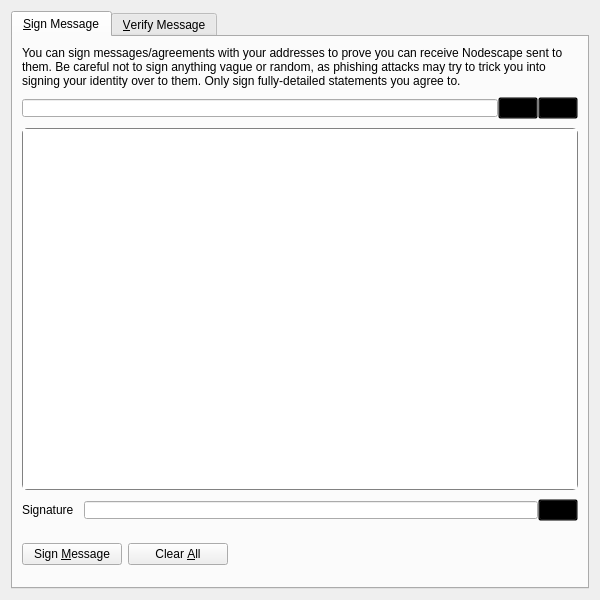
<?xml version="1.0" encoding="UTF-8"?>
<ui version="4.0">
 <class>SignVerifyMessageDialog</class>
 <widget class="QDialog" name="SignVerifyMessageDialog">
  <property name="geometry">
   <rect>
    <x>0</x>
    <y>0</y>
    <width>600</width>
    <height>600</height>
   </rect>
  </property>
  <property name="windowTitle">
   <string>Signatures - Sign / Verify a Message</string>
  </property>
  <property name="styleSheet">
   <string notr="true"/>
  </property>
  <property name="modal">
   <bool>true</bool>
  </property>
  <layout class="QVBoxLayout" name="verticalLayout">
   <item>
    <widget class="QTabWidget" name="tabWidget">
     <property name="styleSheet">
      <string notr="true"/>
     </property>
     <property name="currentIndex">
      <number>0</number>
     </property>
     <widget class="QWidget" name="tabSignMessage">
      <attribute name="title">
       <string>&amp;Sign Message</string>
      </attribute>
      <layout class="QVBoxLayout" name="verticalLayout_SM">
       <item>
        <widget class="QLabel" name="infoLabel_SM">
         <property name="text">
          <string>You can sign messages/agreements with your addresses to prove you can receive Nodescape sent to them. Be careful not to sign anything vague or random, as phishing attacks may try to trick you into signing your identity over to them. Only sign fully-detailed statements you agree to.</string>
         </property>
         <property name="textFormat">
          <enum>Qt::PlainText</enum>
         </property>
         <property name="wordWrap">
          <bool>true</bool>
         </property>
        </widget>
       </item>
       <item>
        <layout class="QHBoxLayout" name="horizontalLayout_1_SM">
         <property name="spacing">
          <number>0</number>
         </property>
         <item>
          <widget class="QValidatedLineEdit" name="addressIn_SM">
           <property name="toolTip">
            <string>The Nodescape address to sign the message with</string>
           </property>
           <property name="styleSheet">
            <string notr="true">margin-top:5px; margin-bottom:5px;</string>
           </property>
          </widget>
         </item>
         <item>
          <widget class="QPushButton" name="addressBookButton_SM">
           <property name="toolTip">
            <string>Choose previously used address</string>
           </property>
           <property name="styleSheet">
            <string notr="true">background: transparent;</string>
           </property>
           <property name="text">
            <string/>
           </property>
           <property name="shortcut">
            <string>Alt+A</string>
           </property>
           <property name="autoDefault">
            <bool>false</bool>
           </property>
          </widget>
         </item>
         <item>
          <widget class="QPushButton" name="pasteButton_SM">
           <property name="toolTip">
            <string>Paste address from clipboard</string>
           </property>
           <property name="styleSheet">
            <string notr="true">background: transparent;</string>
           </property>
           <property name="text">
            <string/>
           </property>
           <property name="shortcut">
            <string>Alt+P</string>
           </property>
           <property name="autoDefault">
            <bool>false</bool>
           </property>
          </widget>
         </item>
        </layout>
       </item>
       <item>
        <widget class="QPlainTextEdit" name="messageIn_SM">
         <property name="focusPolicy">
          <enum>Qt::NoFocus</enum>
         </property>
         <property name="toolTip">
          <string>Enter the message you want to sign here</string>
         </property>
         <property name="styleSheet">
          <string notr="true">border: 1px solid #818181; border-radius:5px</string>
         </property>
         <property name="frameShape">
          <enum>QFrame::NoFrame</enum>
         </property>
         <property name="frameShadow">
          <enum>QFrame::Plain</enum>
         </property>
        </widget>
       </item>
       <item>
        <layout class="QHBoxLayout" name="horizontalLayout_2_SM">
         <property name="spacing">
          <number>0</number>
         </property>
         <item>
          <widget class="QLabel" name="signatureLabel_SM">
           <property name="text">
            <string>Signature</string>
           </property>
           <property name="textFormat">
            <enum>Qt::PlainText</enum>
           </property>
          </widget>
         </item>
         <item>
          <widget class="QLineEdit" name="signatureOut_SM">
           <property name="font">
            <font>
             <italic>true</italic>
            </font>
           </property>
           <property name="styleSheet">
            <string notr="true">margin-top:5px; margin-bottom:5px;margin-left:10px;</string>
           </property>
           <property name="readOnly">
            <bool>true</bool>
           </property>
          </widget>
         </item>
         <item>
          <widget class="QPushButton" name="copySignatureButton_SM">
           <property name="toolTip">
            <string>Copy the current signature to the system clipboard</string>
           </property>
           <property name="styleSheet">
            <string notr="true">background: transparent;</string>
           </property>
           <property name="text">
            <string/>
           </property>
           <property name="autoDefault">
            <bool>false</bool>
           </property>
          </widget>
         </item>
        </layout>
       </item>
       <item>
        <layout class="QHBoxLayout" name="horizontalLayout_3_SM">
         <item>
          <widget class="QPushButton" name="signMessageButton_SM">
           <property name="minimumSize">
            <size>
             <width>100</width>
             <height>0</height>
            </size>
           </property>
           <property name="toolTip">
            <string>Sign the message to prove you own this Nodescape address</string>
           </property>
           <property name="text">
            <string>Sign &amp;Message</string>
           </property>
           <property name="autoDefault">
            <bool>false</bool>
           </property>
          </widget>
         </item>
         <item>
          <widget class="QPushButton" name="clearButton_SM">
           <property name="minimumSize">
            <size>
             <width>100</width>
             <height>0</height>
            </size>
           </property>
           <property name="toolTip">
            <string>Reset all sign message fields</string>
           </property>
           <property name="text">
            <string>Clear &amp;All</string>
           </property>
           <property name="autoDefault">
            <bool>false</bool>
           </property>
          </widget>
         </item>
         <item>
          <spacer name="horizontalSpacer_1_SM">
           <property name="orientation">
            <enum>Qt::Horizontal</enum>
           </property>
           <property name="sizeHint" stdset="0">
            <size>
             <width>40</width>
             <height>48</height>
            </size>
           </property>
          </spacer>
         </item>
         <item>
          <widget class="QLabel" name="statusLabel_SM">
           <property name="font">
            <font>
             <weight>75</weight>
             <bold>true</bold>
            </font>
           </property>
           <property name="text">
            <string/>
           </property>
           <property name="wordWrap">
            <bool>true</bool>
           </property>
          </widget>
         </item>
         <item>
          <spacer name="horizontalSpacer_2_SM">
           <property name="orientation">
            <enum>Qt::Horizontal</enum>
           </property>
           <property name="sizeHint" stdset="0">
            <size>
             <width>40</width>
             <height>48</height>
            </size>
           </property>
          </spacer>
         </item>
        </layout>
       </item>
      </layout>
     </widget>
     <widget class="QWidget" name="tabVerifyMessage">
      <attribute name="title">
       <string>&amp;Verify Message</string>
      </attribute>
      <layout class="QVBoxLayout" name="verticalLayout_VM">
       <item>
        <widget class="QLabel" name="infoLabel_VM">
         <property name="text">
          <string>Enter the receiver's address, message (ensure you copy line breaks, spaces, tabs, etc. exactly) and signature below to verify the message. Be careful not to read more into the signature than what is in the signed message itself, to avoid being tricked by a man-in-the-middle attack. Note that this only proves the signing party receives with the address, it cannot prove sendership of any transaction!</string>
         </property>
         <property name="textFormat">
          <enum>Qt::PlainText</enum>
         </property>
         <property name="alignment">
          <set>Qt::AlignLeading|Qt::AlignLeft|Qt::AlignTop</set>
         </property>
         <property name="wordWrap">
          <bool>true</bool>
         </property>
        </widget>
       </item>
       <item>
        <layout class="QHBoxLayout" name="horizontalLayout_1_VM">
         <property name="spacing">
          <number>0</number>
         </property>
         <item>
          <widget class="QValidatedLineEdit" name="addressIn_VM">
           <property name="toolTip">
            <string>The Nodescape address the message was signed with</string>
           </property>
           <property name="styleSheet">
            <string notr="true">margin-top:5px; margin-bottom:5px;</string>
           </property>
          </widget>
         </item>
         <item>
          <widget class="QPushButton" name="addressBookButton_VM">
           <property name="toolTip">
            <string>Choose previously used address</string>
           </property>
           <property name="styleSheet">
            <string notr="true">background: transparent;</string>
           </property>
           <property name="text">
            <string/>
           </property>
           <property name="shortcut">
            <string>Alt+A</string>
           </property>
           <property name="autoDefault">
            <bool>false</bool>
           </property>
          </widget>
         </item>
        </layout>
       </item>
       <item>
        <widget class="QPlainTextEdit" name="messageIn_VM">
         <property name="styleSheet">
          <string notr="true">border: 1px solid #818181; border-radius:5px</string>
         </property>
        </widget>
       </item>
       <item>
        <widget class="QValidatedLineEdit" name="signatureIn_VM">
         <property name="styleSheet">
          <string notr="true">margin-top:5px; margin-bottom:5px;</string>
         </property>
        </widget>
       </item>
       <item>
        <layout class="QHBoxLayout" name="horizontalLayout_2_VM">
         <item>
          <widget class="QPushButton" name="verifyMessageButton_VM">
           <property name="toolTip">
            <string>Verify the message to ensure it was signed with the specified Nodescape address</string>
           </property>
           <property name="text">
            <string>Verify &amp;Message</string>
           </property>
           <property name="autoDefault">
            <bool>false</bool>
           </property>
          </widget>
         </item>
         <item>
          <widget class="QPushButton" name="clearButton_VM">
           <property name="toolTip">
            <string>Reset all verify message fields</string>
           </property>
           <property name="text">
            <string>Clear &amp;All</string>
           </property>
           <property name="autoDefault">
            <bool>false</bool>
           </property>
          </widget>
         </item>
         <item>
          <spacer name="horizontalSpacer_1_VM">
           <property name="orientation">
            <enum>Qt::Horizontal</enum>
           </property>
           <property name="sizeHint" stdset="0">
            <size>
             <width>40</width>
             <height>48</height>
            </size>
           </property>
          </spacer>
         </item>
         <item>
          <widget class="QLabel" name="statusLabel_VM">
           <property name="font">
            <font>
             <weight>75</weight>
             <bold>true</bold>
            </font>
           </property>
           <property name="text">
            <string/>
           </property>
           <property name="wordWrap">
            <bool>true</bool>
           </property>
          </widget>
         </item>
         <item>
          <spacer name="horizontalSpacer_2_VM">
           <property name="orientation">
            <enum>Qt::Horizontal</enum>
           </property>
           <property name="sizeHint" stdset="0">
            <size>
             <width>40</width>
             <height>48</height>
            </size>
           </property>
          </spacer>
         </item>
        </layout>
       </item>
      </layout>
     </widget>
    </widget>
   </item>
  </layout>
 </widget>
 <customwidgets>
  <customwidget>
   <class>QValidatedLineEdit</class>
   <extends>QLineEdit</extends>
   <header>qvalidatedlineedit.h</header>
  </customwidget>
 </customwidgets>
 <resources>
  <include location="../nodescape.qrc"/>
 </resources>
 <connections/>
</ui>
